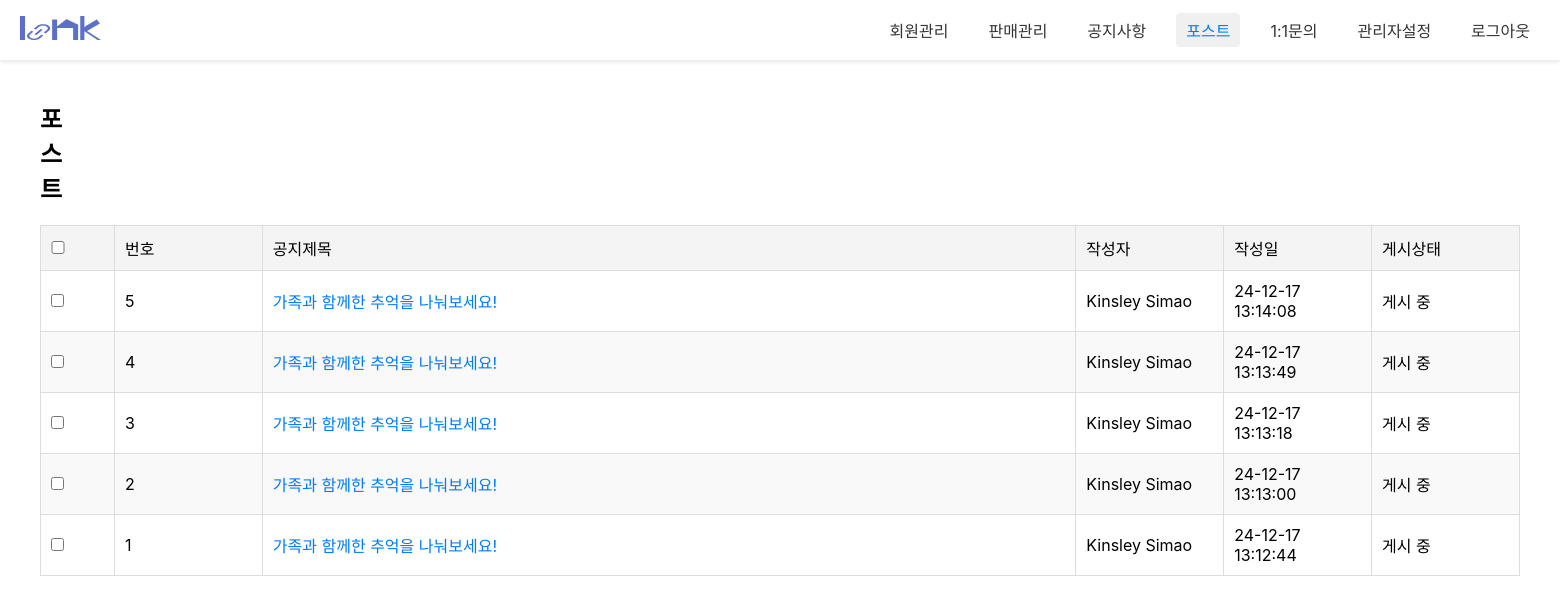
Page /admin1/admin_postList/ on the committed database.
### customer/models.py (models this page shows, shortened)
class NoticeBoard(models.Model):
  bno = models.AutoField(primary_key=True)
  member = models.ForeignKey(Administrator,on_delete=models.SET_NULL, null=True)
  btitle = models.CharField(max_length=1000)
  bcontent = models.TextField()
  bdate = models.DateTimeField(auto_now=True)
  bfile = models.ImageField(null=True, blank=True, upload_to='uploads/')
  bfile_thumbnail = models.ImageField(null=True, blank=True, upload_to='uploads/')
  userid = models.CharField(max_length=100,null=True, blank=True)
  bmail = models.CharField(max_length=100, null=True, blank=True)
  category = models.IntegerField(null=True, blank=False)
  status = models.CharField(max_length=50, null=True, blank=True)

### admin1/models.py (models this page shows, shortened)
class Administrator(models.Model):
  ano = models.IntegerField(default=0)
  id = models.CharField(max_length=50,primary_key=True)
  pw = models.CharField(max_length=100)
  name = models.CharField(max_length=100)
  nickname = models.CharField(max_length=100,default='관리자')
  tel = models.CharField(max_length=20,default='010-0000-0000')
  role = models.IntegerField()
  adate = models.DateTimeField(auto_now=True)

### admin1/views.py (the view)
# urls.py: path('admin_postList/', views.admin_postList, name="admin_postList"),
def admin_postList(request):
	qs = NoticeBoard.objects.filter(category=2).order_by("-bno")
	context = {"postList":qs}
	return render(request, 'admin_postList.html', context)

### admin1/templates/admin_postList.html (shortened to what this page needs)
{% load static %}
<!DOCTYPE html>
<html lang="ko">
	<head>
		<link rel="stylesheet" href="{% static 'css/admin1/admin_memllist.css'%}">
		<link rel="stylesheet" href="{% static 'css/admin1/admin_login.css'%}">
	</head>
	<body>
	<nav class="gnb">
		<a href="#" class="logo"><img src="/static/images/admin1/logo_sample.png" alt=""></a>
		<div class="menu">
			<a href="/admin1/admin_memList/">회원관리</a>
			<a href="#">판매관리</a>
			<a href="/admin1/admin_noticeList/">공지사항</a>
			<a href="/admin1/admin_postList/" class='active'>포스트</a>
			<a href="/admin1/admin_qList/" >1:1문의</a>
			<a href="/admin1/admin_adminList/">관리자설정</a>
			<a id='a_logout'>로그아웃</a>
		</div>
	</nav>
	<div class="container">
		<div class="con_header">
			<h2>포스트</h2>
		</div>
		<table>
			<colgroup>
        <col style="width: 5%;">
        <col style="width: 10%;">
        <col style="width: 55%;">
        <col style="width: 10%;">
        <col style="width: 10%;">
        <col style="width: 10%;">
    	</colgroup>
			<thead>
				<tr>
					<th><input type="checkbox" id="select_all"></th>
					<th>번호</th>
					<th>공지제목</th>
					<th>작성자</th>
					<th>작성일</th>
					<th>게시상태</th>
				</tr>
			</thead>
			<tbody>
				{% for post in postList %}
				<tr>
					<td><input type="checkbox" class="select_member"></td>
					<td>{{forloop.revcounter}}</td>
					<td class="member_name"><a href="/admin1/admin_postView/{{post.bno}}/">{{post.btitle}}</a></td>
					<td>{{post.member.name}}</td>
					<td>{{post.bdate|date:'y-m-d H:i:s'}}</td>
					<td>게시 중</td>
				</tr>
				{% empty %}
    		<tr>
       	 <td colspan="6" style="text-align: center;">등록된 포스트가 없습니다.</td>
    		</tr>
				{% endfor %}
			</tbody>
		</table>
	</div>
</body>
</html>

### static/css/admin1/admin_memllist.css (style rules this page uses)
* { margin: 0; padding: 0; font-family: "Pretendard Variable", Pretendard, -apple-system, BlinkMacSystemFont, system-ui, Roboto, "Helvetica Neue", "Segoe UI", "Apple SD Gothic Neo", "Noto Sans KR", "Malgun Gothic", "Apple Color Emoji", "Segoe UI Emoji", "Segoe UI Symbol", sans-serif; }
.container { width: 100%; padding: 40px 40px 0 40px; box-sizing: border-box; }
.con_header { display: flex; gap: 10px; }
.con_header h2 { margin-right: 1520px; }
table { width: 100%; border-collapse: collapse; margin-top: 20px; }
table th, table td { border: 1px solid #ddd; padding: 10px; text-align: left; }
table th { background-color: #f4f4f4; font-weight: 500; }
table td { font-weight: 400; }
#select_all { width: 14px; }
table tr:nth-child(even) { background-color: #f9f9f9; }
.member_name a { text-decoration: none; color: #007bff; transition: color 0.3s; }

### static/css/admin1/admin_login.css (style rules this page uses)
* { margin: 0; padding: 0; font-family: "Pretendard Variable", Pretendard, -apple-system, BlinkMacSystemFont, system-ui, Roboto, "Helvetica Neue", "Segoe UI", "Apple SD Gothic Neo", "Noto Sans KR", "Malgun Gothic", "Apple Color Emoji", "Segoe UI Emoji", "Segoe UI Symbol", sans-serif; }
a { text-decoration: none; color: inherit; cursor: pointer; }
.gnb { display: flex; align-items: center; justify-content: space-between; height: 60px; background-color: #ffffff; padding: 0 20px; box-shadow: 0 2px 4px rgba(0, 0, 0, 0.1); }
.gnb .logo { font-size: 20px; font-weight: bold; color: #333; text-decoration: none; }
.gnb .menu { display: flex; gap: 20px; }
.gnb .menu a { text-decoration: none; color: #333; font-size: 16px; padding: 5px 10px; border-radius: 4px; transition: background-color 0.3s, color 0.3s; }
.gnb .menu a:hover, .gnb .menu a.active { background-color: #f0f0f0; color: #007bff; }

### rows in the picture
NoticeBoard: btitle "가족과 함께한 추억을 나눠보세요!", member.name "Kinsley Simao", bdate "24-12-17 13:14:08"
NoticeBoard: btitle "가족과 함께한 추억을 나눠보세요!", member.name "Kinsley Simao", bdate "24-12-17 13:13:49"
NoticeBoard: btitle "가족과 함께한 추억을 나눠보세요!", member.name "Kinsley Simao", bdate "24-12-17 13:13:18"
NoticeBoard: btitle "가족과 함께한 추억을 나눠보세요!", member.name "Kinsley Simao", bdate "24-12-17 13:13:00"
NoticeBoard: btitle "가족과 함께한 추억을 나눠보세요!", member.name "Kinsley Simao", bdate "24-12-17 13:12:44"
